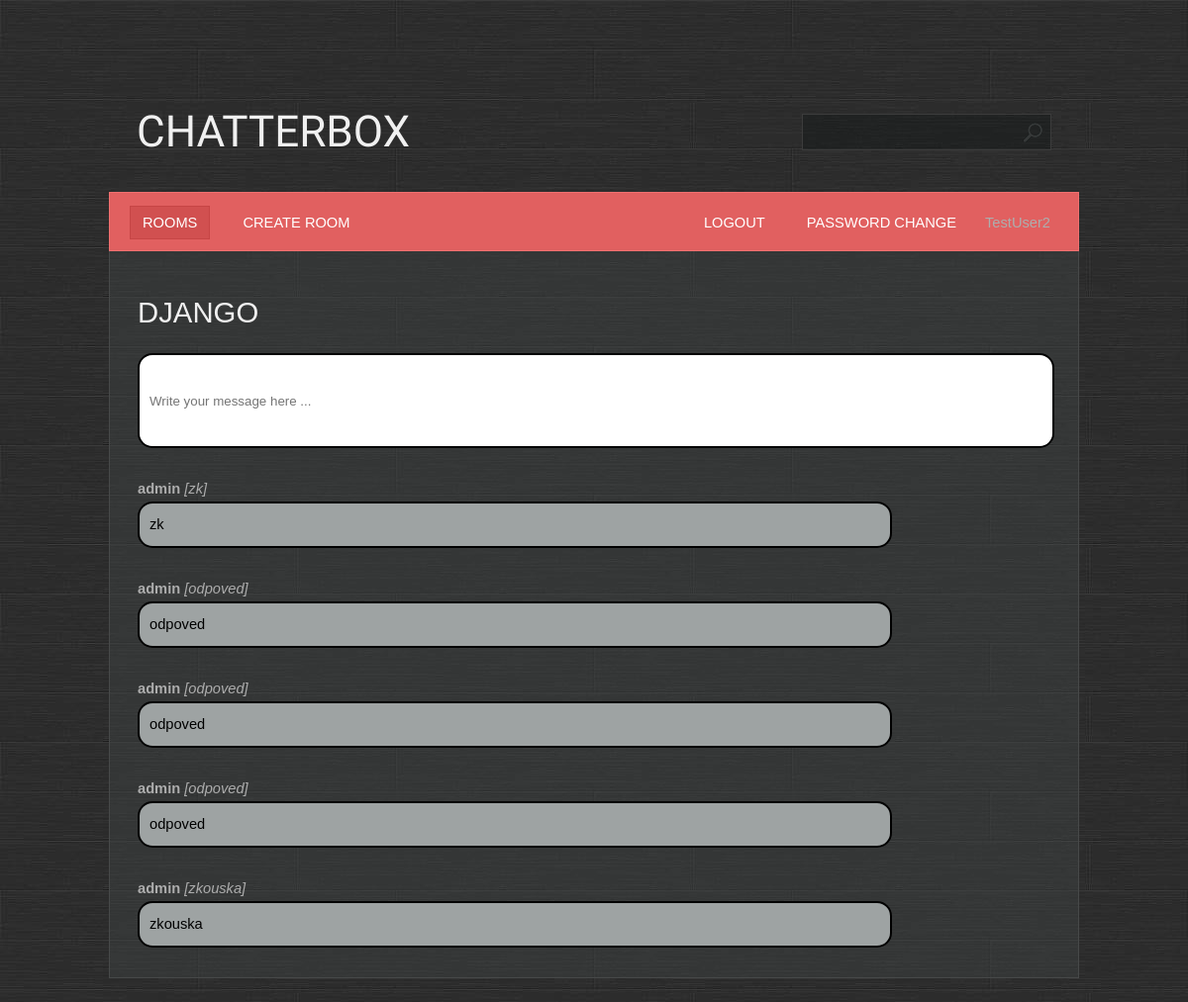
The app's page /room/detail/5/ (signed in), older data.
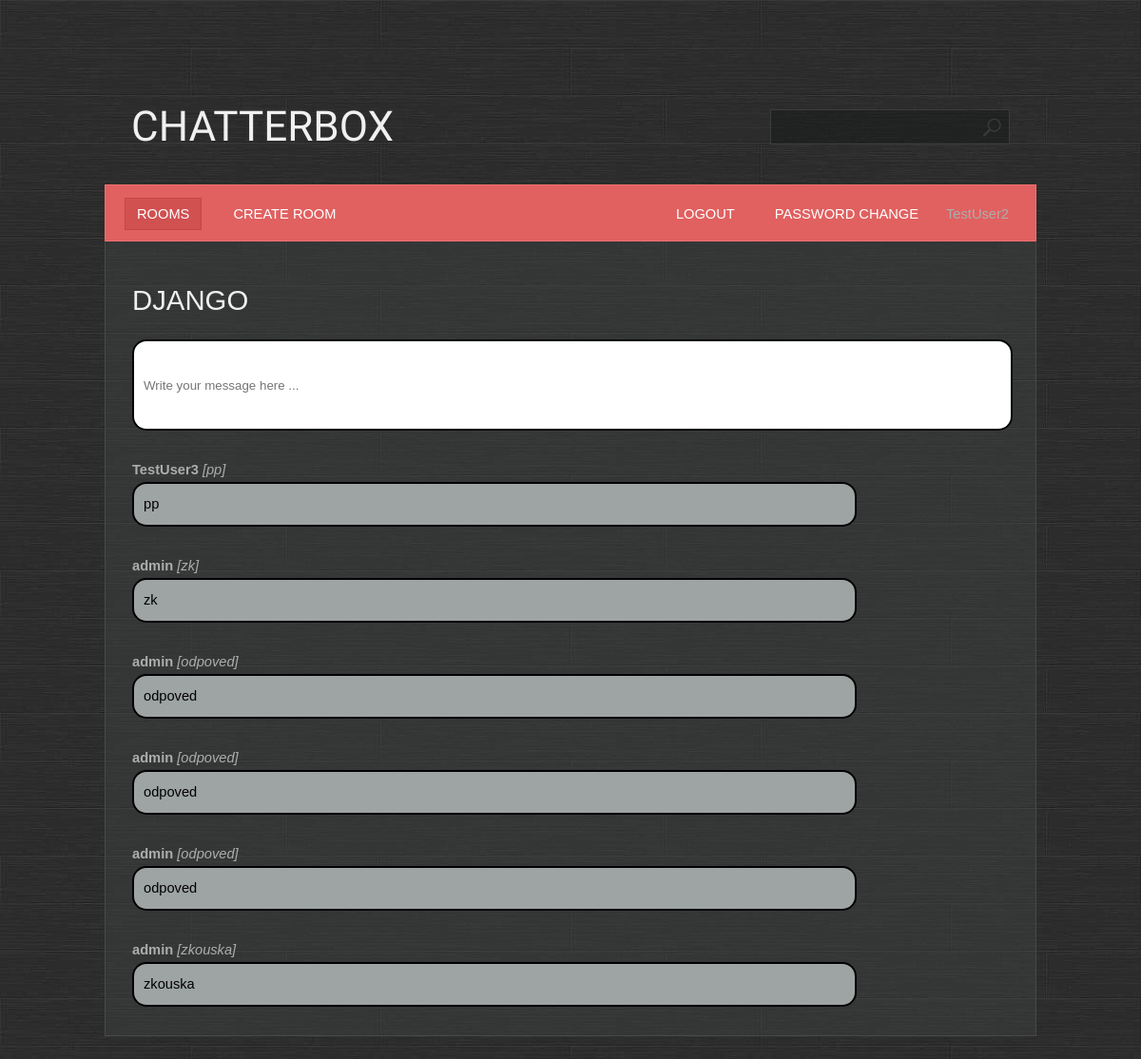
The same page, newer data.
### base/models.py (models this page shows, shortened)
class Message(Model):
    body = models.TextField()
    room = models.ForeignKey(Room, on_delete=models.CASCADE)
    user = models.ForeignKey(User, on_delete=models.CASCADE)
    created = models.DateTimeField(auto_now_add=True)
    updated = models.DateTimeField(auto_now=True)
    class Meta:
        ordering = ['-created', 'body']

### base/views.py (the view, shortened to what this page needs)
# urls.py: path('room/detail/<pk>/', base.views.room, name='room'),
@login_required  # jen pro view typu funkce a ne pro třídu
@permission_required(['base.view_room', 'base.view_message'])
def room(request, pk):
    LOGGER.warning(request.method)
    room = Room.objects.get(id=pk)
    messages = room.message_set.all()
    context = {'messages': messages, 'room': room}
    return render(request, template_name='base/room.html', context=context)

### base/templates/base/room.html (shortened to what this page needs)
{% extends 'main.html' %}
{%  block content %}
    <h1>{{ room.name }}</h1>
    <div class="box room__message">
        {% if perms.base.add_message %}
            <form method="POST">
                <input name="body" placeholder="Write your message here ..."/>
            </form>
        {% endif %}
    </div>
        {% for message in messages %}
        <div class="box">
            {% if user == message.user %}
                <div style="float: right"><b>{{ message.user }}</b> <i>{{ message.created }}</i></div>
                <div class="message" style="float: right; background-color: #e16060; color: white">{{ message.body }}</div>
            {% else %}
                <div><b>{{ message.user }}</b> <i>[{{ message.body }}]</i></div>
                <div class="message">{{ message.body }}</div>
            {% endif %}
        </div>
        {% endfor %}
{% endblock %}

Row changes from the older to the newer data that the page shows:
added Message: user "TestUser3", body "pp"
